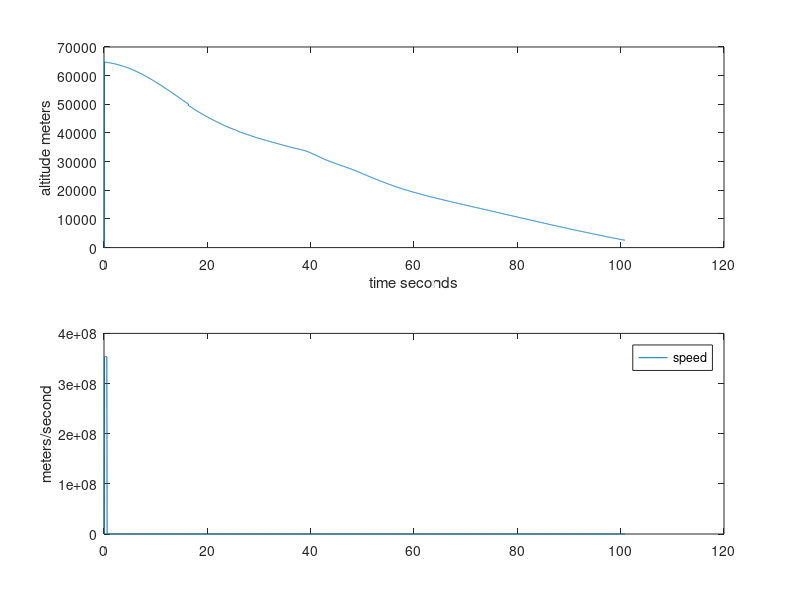
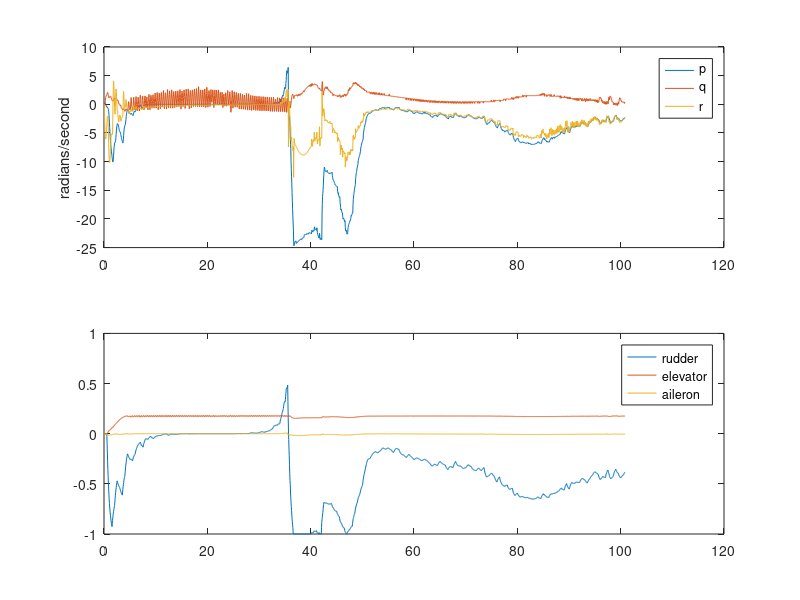
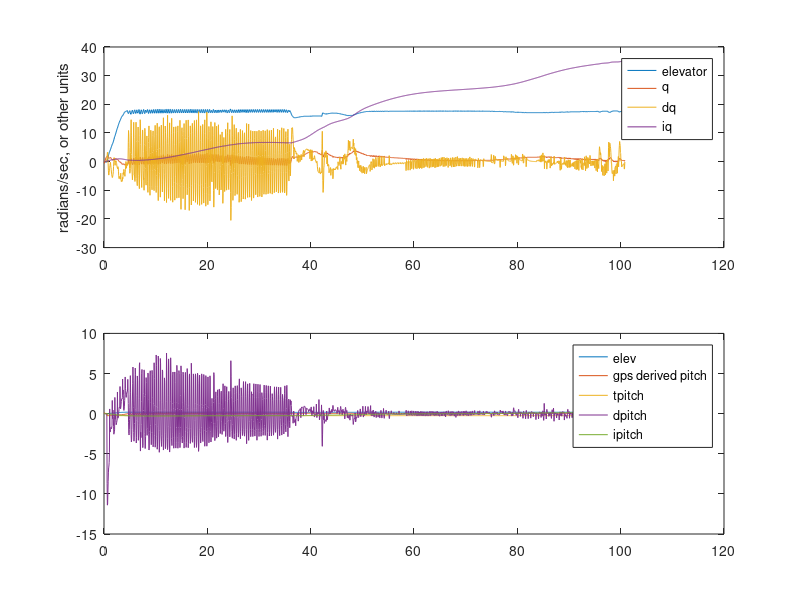
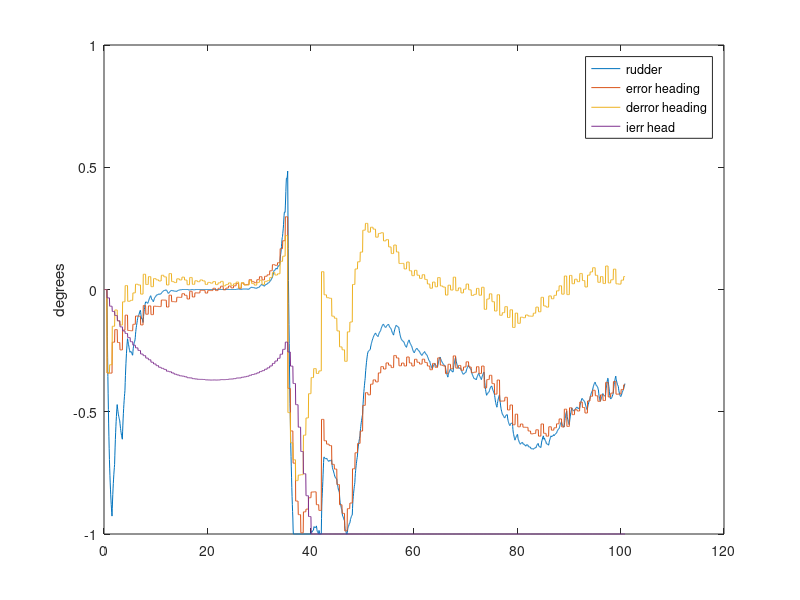

Recreate these plots in MATLAB, in order.

clear;

f = csvread('telemetry.csv');
%fid = fopen("telemetry.csv");
%f = fscanf(fid,'%f,%f,%f',[3, 1000]);
f = f';


len =size(f,2)

l = round(len*0.9);

t = [1:l]/20;
r2d = 180/pi;

p = f(4,1:l)*r2d;
q = f(5,1:l)*r2d;
r = f(6,1:l)*r2d;

err_head = f(12,1:l);
derr_head = f(13,1:l);
ierr_head = f(14,1:l);

elev = f(7,1:l);
rud = f(8,1:l);
ail = f(9,1:l);

dq = f(10,1:l);
iq = f(11,1:l);

pitch  = f(15,1:l);
dpitch = f(16,1:l);
ipitch = f(17,1:l);

tpitch = f(18,1:l);
speed = f(19,1:l);

tdx = f(20,1:l);
tdy = f(21,1:l);

wind = f(22,1:l);
wind_dir = f(23,1:l);
press = f(24,1:l);

dr = f(25,1:l);
ir = f(26,1:l);

%%%%%%%%%%%%%%%%%%%%%%%%%%%%%%%%%%%%

if (0)
figure(1);
plot(tdx, tdy);
ylabel('tdx vs. tdy');
end;

figure(2),
subplot(2,1,1),plot(t,f(3,1:l));
ylabel('altitude meters');
xlabel('time seconds');

subplot(2,1,2),plot(t,speed);
legend('speed');
ylabel('meters/second');

figure(3),
subplot(2,1,1),plot(t,p, t,q,t,r);
legend('p','q','r');
ylabel('radians/second');
subplot(2,1,2),plot(t,rud, t,elev,t,ail);
legend('rudder','elevator','aileron');

figure(4),
factor = 100; % max(abs(q))/ max(abs(elev));
subplot(2,1,1),plot(t,elev*factor, t, q,t,dq*500, t, iq*10);
ylabel('radians/sec, or other units');
legend('elevator','q', 'dq','iq');
subplot(2,1,2),plot(t, elev, t,pitch, t, tpitch, t, dpitch*50, t, ipitch/5);
legend('elev', 'gps derived pitch', 'tpitch', 'dpitch', 'ipitch');

figure(5),
plot(t,rud, t,err_head, t, derr_head*10, t, ierr_head/10);
ylabel('degrees');
legend('rudder', 'error heading', 'derror heading', 'ierr head');

if (0)
figure(6),
subplot(3,1,1),plot(t,wind);
ylabel('wind knots');
subplot(3,1,2),plot(t,wind_dir);
ylabel('wind dir degrees');
subplot(3,1,3),plot(t,press);
ylabel('pressure inhg');
end;

figure(7)
plot(t, r, t,dr,t,ir);
legend('r','dr','ir');
